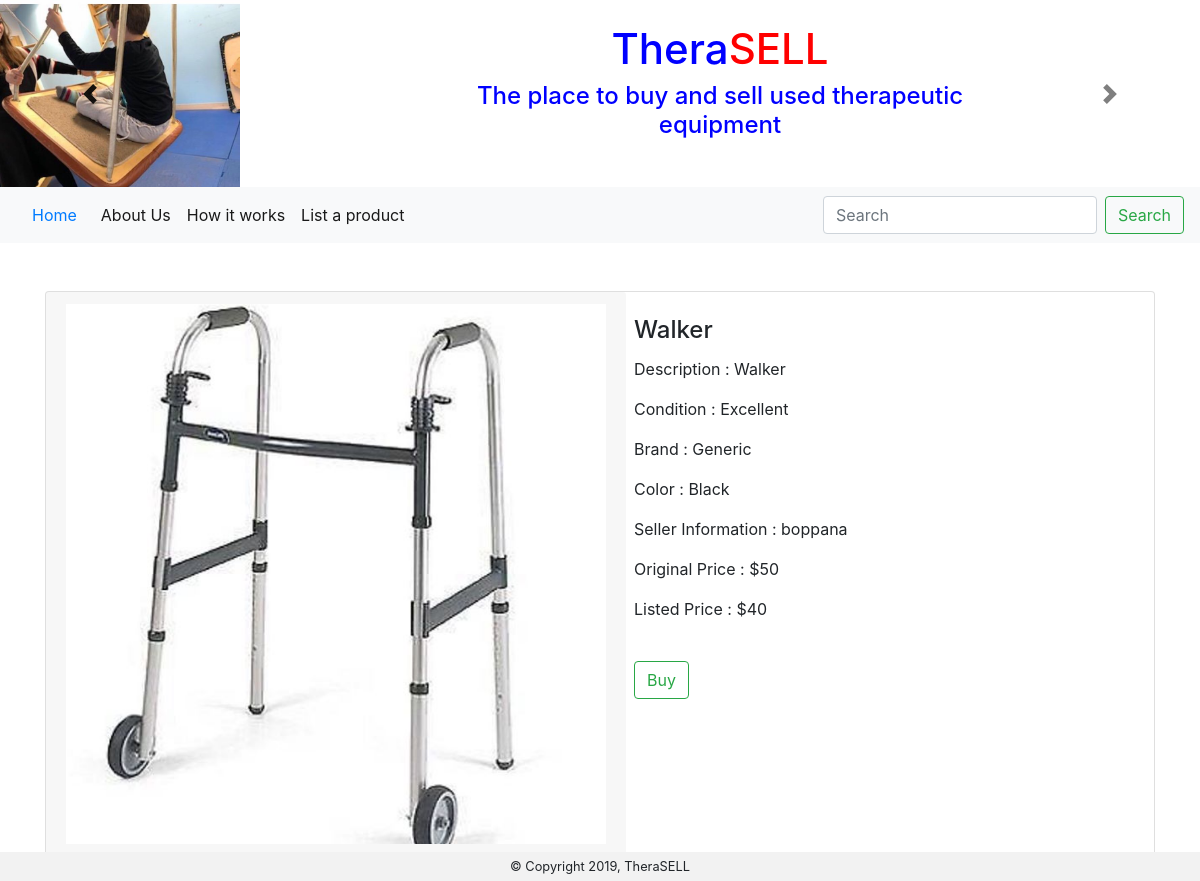
Screenshot of /product/2/ with the database file from the repository.
### product/models.py (models this page shows, shortened)
class Product(models.Model):
    ID = models.AutoField(primary_key=True)
    Title = models.CharField(max_length=50)
    Description = models.TextField()
    Category = models.CharField(choices=CATEGORIES, max_length=100)
    Quantity = models.IntegerField(validators=[MinValueValidator(0)],default=1)
    Size = models.CharField(max_length=10,blank=True,null=True)
    Image = models.ImageField()
    Brand = models.CharField(max_length=50,blank=True,null=True)
    Color = models.CharField(max_length=20,blank=True,null=True)
    Condition = models.CharField(choices=CONDITION, max_length=25)
    Seller = models.TextField()
    Original_Price = models.CharField(max_length=10)
    Listing_Price = models.CharField(max_length=10)
    Posted_Date = models.DateTimeField()

### product/views.py (the view)
# urls.py: path('product/<int:pk>/', views.product_detail, name='product_detail'),
def product_detail(request, pk):
    product = get_object_or_404(Product, pk=pk)
    quant = product.Quantity
    arr = []
    for i in range(quant):
        arr.append(i+1)
    product.Quantity = arr
    return render(request, 'product/product_detail.html', {'product': product})

### product/templates/product/product_detail.html (shortened to what this page needs)
{% extends 'product/base.html' %}
{% block content %}
</div><br><br>
<div class="container">
    <div class="card flex-row flex-wrap">
        <div class="card-header border-0">
            <img src="/media/{{product.Image}}" alt="" style="max-width: 45vw;height: auto;">
        </div>
        <div class="card-block px-2">
            <br>
            <h4 class="card-title">{{ product.Title }}</h4>
            <p class="card-text">Description : {{ product.Description }}</p>
            <p class="card-text">Condition : {{ product.Condition }}</p>
            <p class="card-text">Brand : {{ product.Brand }}</p>
            <p class="card-text">Color : {{ product.Color }}</p>
            <p class="card-text">Seller Information : {{product.Seller}}</p>
            <p class="card-text">Original Price : ${{ product.Original_Price }}</p>
            <p class="card-text">Listed Price : ${{ product.Listing_Price }}</p>
            <br>
            <a class="btn btn-outline-success my-2 my-sm-0" type="submit" href = "{% url 'checkout' p=product.Listing_Price %}">Buy</a>
        </div>
    </div>
    <br>
</div>
{% endblock %}

### rows the page displays
Product: Image (picture), Title "Walker", Description "Walker", Condition "Excellent", Brand "Generic", Color "Black", Seller "boppana", Original_Price "50", Listing_Price "40"
